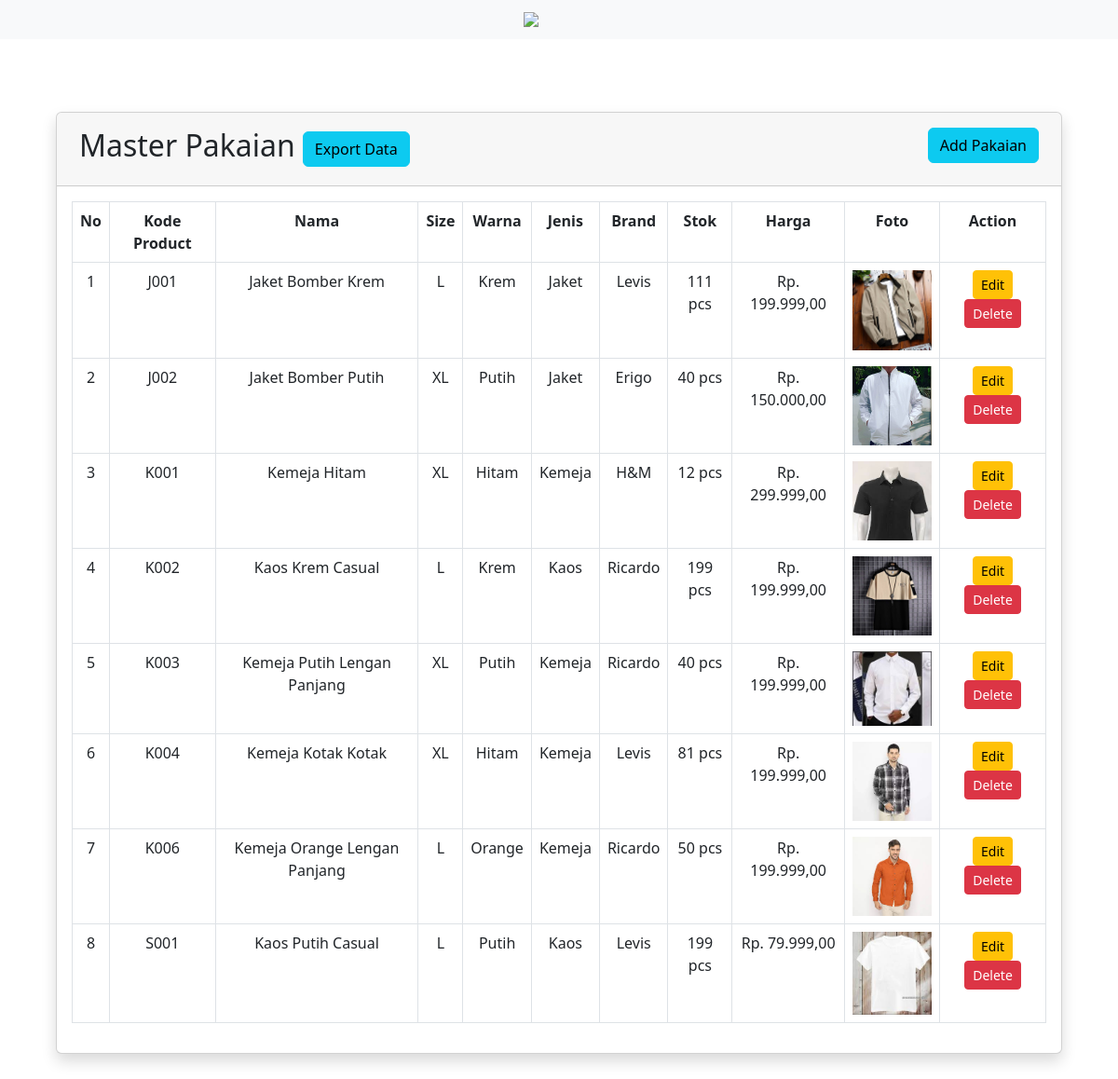
Screenshot of /beranda.php with the database file from the repository.
### tables this page shows
CREATE TABLE `pakaian` (
  `id` varchar(11) NOT NULL,
  `nama` varchar(255) NOT NULL,
  `size` varchar(255) NOT NULL,
  `warna` varchar(255) NOT NULL,
  `jenis` varchar(255) NOT NULL,
  `brand` varchar(255) NOT NULL,
  `stok` int(10) NOT NULL,
  `harga` int(11) NOT NULL,
  `foto` varchar(255) NOT NULL
);

### lib/Database.php (called while the page is built, shortened)
<?php
class Database implements DatabaseInterface
{
  protected  $host = HOST;
  protected  $user = USER;
  protected  $password = PASSWORD;
  protected  $database = DATABASE;
  protected  $link;
  public function dbConnect()
  {
    $this->link = mysqli_connect($this->host, $this->user, $this->password, $this->database);
  }
  public function select($query)
  {
    $result = mysqli_query($this->link, $query);
    if ($result) {
      return $result;
    } else {
      echo "Query Error:" . mysqli_error($this->link);
      return false;
    }
  }
}

### classes/Register.php (called while the page is built, shortened)
<?php
require_once 'lib/Database.php';
class Register extends Database
{
  public function AllPakaian()
  {
    $query = "SELECT * FROM pakaian ORDER BY id ASC";
    $result = $this->select($query);
    return $result;
  }
}

### beranda.php (the view, shortened to what this page needs)
<?php
require_once 'classes/Register.php';
$re = new Register();
?>
<!doctype html>
<html lang="en">
<head>
  <link href="https://cdn.jsdelivr.net/npm/bootstrap@5.2.3/dist/css/bootstrap.min.css" rel="stylesheet">
</head>
<body class="p-5">
  <nav class=" navbar navbar-expand-lg navbar-light bg-light fixed-top ">
    <div class="container d-flex justify-content-center">
      <a href="index.php" class="navbar-brand d-flex align-items-center">
        <img src="image/favicon.png" width="60px" />
      </a>
    </div>
  </nav>
  <div class="container-fluid mt-4 pt-5 ">
    <div class="row">
      <div class="col-md-12">
        <div class="card shadow">
          <div class="card-header">
            <div class="d-flex justify-content-between">
              <div class="m-2 d-flex ">
                <h2>
                  Master Pakaian
                </h2>
                <a href="export.php" class="btn btn-info mx-2 align-self-center">Export Data</a>
              </div>
              <div class="m-2">
                <a href="add-pakaian.php" class="btn btn-info">Add Pakaian</a>
              </div>
            </div>
          </div>
          <div class="card-body">
            <table class="table table-bordered text-center">
              <tr>
                <th>No</th>
                <th>Kode Product</th>
                <th>Nama</th>
                <th>Size</th>
                <th>Warna</th>
                <th>Jenis</th>
                <th>Brand</th>
                <th>Stok</th>
                <th>Harga</th>
                <th>Foto</th>
                <th>Action</th>
              </tr>
              <?php
              $allpk = $re->AllPakaian();
              if ($allpk) {
                $counter = 1;
                while ($row = mysqli_fetch_assoc($allpk)) {
              ?>
                  <tr>
                    <td><?php echo $counter++; ?></td>
                    <td><?= $row['id'] ?></td>
                    <td><?= $row['nama'] ?></td>
                    <td><?= $row['size'] ?></td>
                    <td><?= $row['warna'] ?></td>
                    <td><?= $row['jenis'] ?></td>
                    <td><?= $row['brand'] ?></td>
                    <td><?= $row['stok'] . ' pcs' ?></td>
                    <td><?= "Rp. " . number_format($row['harga'], 2, ",", ".") ?></td>
                    <td><img style="width: 100px;" src="<?= $row['foto'] ?>" class="img-fluid" alt=""></td>
                    <td>
                      <a href="edit-pakaian.php?id=<?= base64_encode($row['id']) ?>" class="btn btn-sm btn-warning">Edit</a>
                      <a href="?delPk=<?= base64_encode($row['id']) ?>" onclick="return confirm('Yakin Di Hapus ?')" class="btn btn-sm btn-danger">Delete</a>
                    </td>
                  </tr>
              <?php
                }
              }
              ?>
            </table>
          </div>
        </div>
      </div>
    </div>
  </div>
</body>
</html>

### rows the page displays
pakaian: id "J001", nama "Jaket Bomber Krem", size "L", warna "Krem", jenis "Jaket", brand "Levis", stok "111", harga "199.999,00", foto (picture)
pakaian: id "J002", nama "Jaket Bomber Putih", size "XL", warna "Putih", jenis "Jaket", brand "Erigo", stok "40", harga "150.000,00", foto (picture)
pakaian: id "K001", nama "Kemeja Hitam", size "XL", warna "Hitam", jenis "Kemeja", brand "H&M", stok "12", harga "299.999,00", foto (picture)
pakaian: id "K002", nama "Kaos Krem Casual", size "L", warna "Krem", jenis "Kaos", brand "Ricardo", stok "199", harga "199.999,00", foto (picture)
pakaian: id "K003", nama "Kemeja Putih Lengan Panjang", size "XL", warna "Putih", jenis "Kemeja", brand "Ricardo", stok "40", harga "199.999,00", foto (picture)
pakaian: id "K004", nama "Kemeja Kotak Kotak", size "XL", warna "Hitam", jenis "Kemeja", brand "Levis", stok "81", harga "199.999,00", foto (picture)
pakaian: id "K006", nama "Kemeja Orange Lengan Panjang", size "L", warna "Orange", jenis "Kemeja", brand "Ricardo", stok "50", harga "199.999,00", foto (picture)
pakaian: id "S001", nama "Kaos Putih Casual", size "L", warna "Putih", jenis "Kaos", brand "Levis", stok "199", harga "79.999,00", foto (picture)
